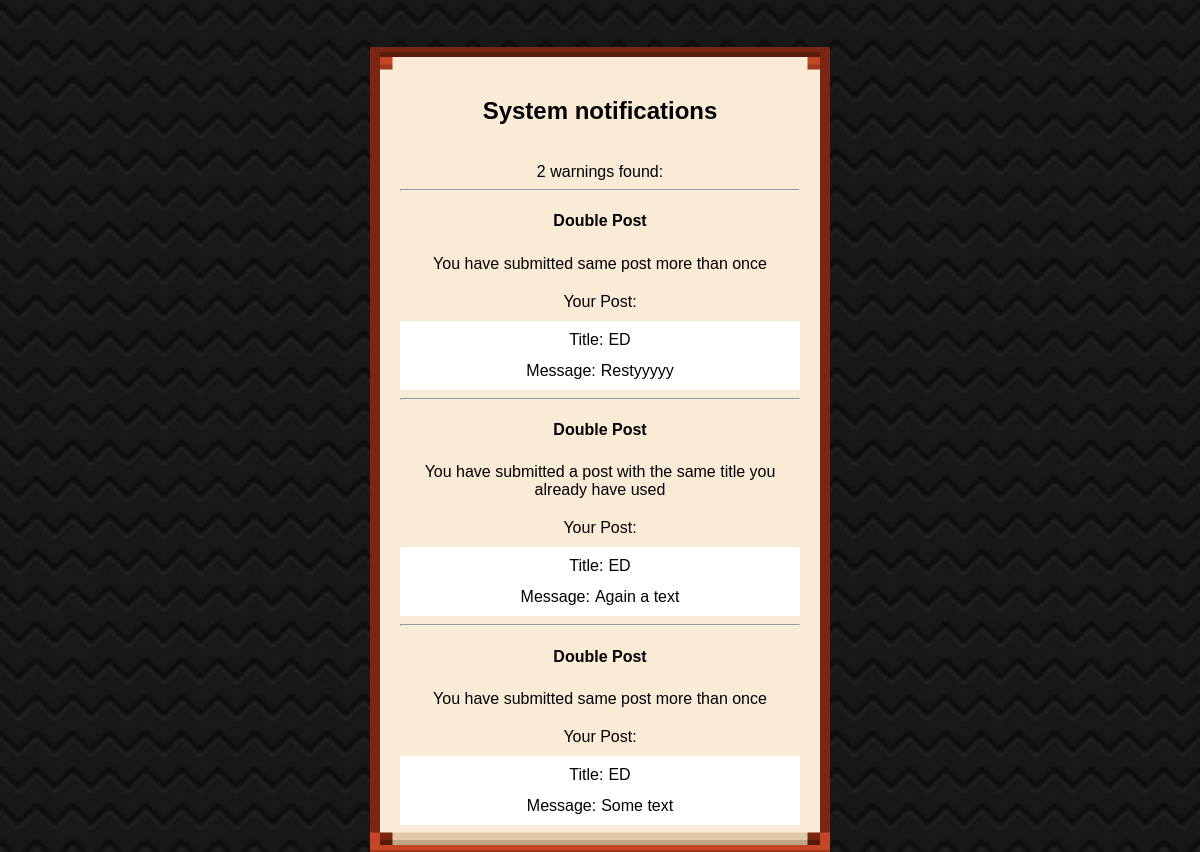
/team/nick/notification (signed in), run on the app's committed database.
### team/models.py (models this page shows, shortened)
class notification(models.Model):
    User = models.CharField(max_length=255, blank=True, unique=False)
    Post_title = models.CharField(max_length=255, blank=True, unique=False)
    Post_message = models.CharField(max_length=255, blank=True, unique=False)
    Post_Tags = models.CharField(max_length=255, blank=True, unique=False)
    Warning = models.CharField(max_length=255, blank=True, unique=False)
    Description = models.CharField(max_length=255, blank=True, unique=False)
    Sender = models.CharField(max_length=255, blank=True, unique=False)
    created_at = models.DateTimeField(auto_now_add=True)

### team/views.py (the view)
# urls.py: path('team/nick/notification', views.notification_view, name='notification'),
def notification_view(request):
    notification_data = notification.objects.filter(User=request.user.username).order_by('-created_at')
    return render(request, 'nick/Account/notification.html', {'notify': notification_data})

### templates/nick/Account/notification.html
{% load static %}
{% load sass_tags %}
<link rel="stylesheet" href={% static 'css/nick/holy-cascade.css' %}>
<link rel="stylesheet" href="{% sass_src 'css/nick/light/global.scss' %}">
<link rel="stylesheet" href="{% sass_src 'css/nick/dark/global.scss' %}">
<link rel="stylesheet" href="{% sass_src 'css/nick/mobile/global.scss' %}">
<div style="text-align: -webkit-center; text-align: -moz-center">
    <div class="post" style=" width: 400px; margin-top: 4%">
        <h2><b>System notifications</b></h2>
        <br>
        <label id="warningCount">2 warnings found:</label>
        <br>
        {% for notification in notify %}
            <hr>
            <h4><b>{{ notification.Warning }}</b></h4>
            <span style="margin-top: -7px">{{ notification.Description }}</span>
            <span>Your Post:</span>
            <div style="background-color: white">
            <span><label  style="padding-right: 5px">Title:</label>{{ notification.Post_title }}</span>
            <span style="margin-top: -7px"><label style="padding-right: 5px">Message:</label>{{ notification.Post_message }}</span>
            </div>
        {% endfor %}
    </div>
</div>

### team/static/css/nick/holy-cascade.css (style rules this page uses)
span { display: block; word-wrap: break-word; font-size: 16px; padding: 10px; }
.post { background-color:#faebd7; border: 30px solid transparent; border-image: url('../../img/nick/darkthiccborder.png') 20% round; margin-left: 10%; margin-right: 10%; margin-top: 10px; width: auto; height: max-content; }

### data on the page
notification: Warning "Double Post", Description "You have submitted same post more than once", Post_title "ED", Post_message "Restyyyyy"
notification: Warning "Double Post", Description "You have submitted a post with the same title you already have used", Post_title "ED", Post_message "Again a text"
notification: Warning "Double Post", Description "You have submitted same post more than once", Post_title "ED", Post_message "Some text"
